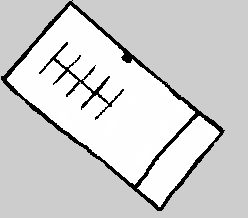
#> input picture src/central_control/camera_tools/first_map/my_test_map0710.png, 248 x 218 px, given in place of my_test_map0710.pgm, which was not available
$ python test_astar_on_camera_bev.py
#> lines starting #> are read from the running program, lines starting #| are printed output that depends on the picture; after the words box and inside, x2 and y2 are one past the last pixel; in counts of white or black regions, pixels touching at a corner belong together; pictures that were not available may be replaced by others from this repository, and a replacement may not be noted
### src/central_control/path_planning/src/occupancy_grid.py
from collections import deque
import math
from pathlib import Path
from typing import Any

import cv2
import numpy as np
import yaml


class OccupancyGridMap:
    """
    ROS map_server 형식의 PGM + YAML을 읽어서
    경로계획용 occupancy grid로 변환하는 클래스.

    grid 값:
        0   = free
        100 = obstacle
    """

    def __init__(
        self,
        pgm_path: str,
        yaml_path: str,
        block_outside_area: bool = True,
    ) -> None:
        self.pgm_path = Path(pgm_path)
        self.yaml_path = Path(yaml_path)

        if not self.pgm_path.exists():
            raise FileNotFoundError(f"PGM not found: {self.pgm_path}")

        if not self.yaml_path.exists():
            raise FileNotFoundError(f"YAML not found: {self.yaml_path}")

        with self.yaml_path.open("r", encoding="utf-8") as file:
            self.meta: dict[str, Any] = yaml.safe_load(file) or {}

        self.resolution_m = float(self.meta.get("resolution", 0.01))
        self.resolution_cm = self.resolution_m * 100.0
        self.origin = self.meta.get("origin", [0.0, 0.0, 0.0])
        self.occupied_thresh = float(self.meta.get("occupied_thresh", 0.65))
        self.free_thresh = float(self.meta.get("free_thresh", 0.196))
        self.block_outside_area = block_outside_area
        self.obstacle_threshold = 50

        self.raw = cv2.imread(str(self.pgm_path), cv2.IMREAD_GRAYSCALE)

        if self.raw is None:
            raise RuntimeError(f"Failed to read PGM: {self.pgm_path}")

        self.height, self.width = self.raw.shape
        self.grid = self._convert_to_occupancy(self.raw)
        if self.block_outside_area:
            self.grid = self._block_outside_area(self.grid)
        # Inflation is generated on demand so the original occupancy data remains intact.
        self.inflated_grid: np.ndarray | None = None
        self.inflation_radius_cells: int | None = None

    def _convert_to_occupancy(self, img: np.ndarray) -> np.ndarray:
        """
        PGM gray image를 binary occupancy grid로 변환.
        일반 ROS map:
            검은색에 가까움 = occupied
            흰색에 가까움 = free
        """
        grid = np.zeros_like(img, dtype=np.uint8)

        # 이 단계에서는 ROS 확률 계산 대신 명세의 고정 밝기 기준을 사용한다.
        grid[img < 100] = 100

        # 나머지는 free
        grid[img >= 100] = 0

        return grid

    def _block_outside_area(
        self,
        grid: np.ndarray,
        kernel_size: int = 5,
        iterations: int = 2,
    ) -> np.ndarray:
        """Mark border-connected free space as an outside obstacle.

        Morphological closing is applied only to the temporary detection mask. This
        seals small breaks in the outer wall without thickening parking lines or
        walls in the final occupancy grid.
        """
        obstacle_mask = (grid >= self.obstacle_threshold).astype(np.uint8)
        kernel = np.ones((kernel_size, kernel_size), dtype=np.uint8)
        obstacle_closed = cv2.morphologyEx(
            obstacle_mask,
            cv2.MORPH_CLOSE,
            kernel,
            iterations=iterations,
        )
        free_for_fill = obstacle_closed == 0
        height, width = free_for_fill.shape
        outside = np.zeros((height, width), dtype=np.uint8)
        queue: deque[tuple[int, int]] = deque()

        # Flood fill must start from every free border pixel because the outside
        # region can be split into several components by walls touching the border.
        border_points = (
            [(x, 0) for x in range(width)]
            + [(x, height - 1) for x in range(width)]
            + [(0, y) for y in range(1, height - 1)]
            + [(width - 1, y) for y in range(1, height - 1)]
        )
        for x, y in border_points:
            if free_for_fill[y, x] and outside[y, x] == 0:
                outside[y, x] = 1
                queue.append((x, y))

        while queue:
            x, y = queue.popleft()
            for nx, ny in ((x - 1, y), (x + 1, y), (x, y - 1), (x, y + 1)):
                if (
                    0 <= nx < width
                    and 0 <= ny < height
                    and free_for_fill[ny, nx]
                    and outside[ny, nx] == 0
                ):
                    outside[ny, nx] = 1
                    queue.append((nx, ny))

        # Preserve all original obstacles and add only detected outside cells.
        final_grid = grid.copy()
        final_grid[outside == 1] = 100
        return final_grid

    def get_grid(self) -> np.ndarray:
        """Return the binary occupancy grid (0: free, 100: obstacle)."""
        return self.grid

    def inflate_obstacles(
        self, radius_cm: float, resolution_cm: float | None = None
    ) -> np.ndarray:
        """Return a grid whose obstacles are expanded by the requested safe radius."""
        if radius_cm < 0:
            raise ValueError("radius_cm must be zero or positive")
        effective_resolution = self.resolution_cm if resolution_cm is None else resolution_cm
        if effective_resolution <= 0:
            raise ValueError("resolution_cm must be positive")

        # Rounding upward guarantees the requested physical clearance is not reduced.
        radius_cells = int(math.ceil(radius_cm / effective_resolution))
        kernel_size = 2 * radius_cells + 1
        kernel = cv2.getStructuringElement(
            cv2.MORPH_ELLIPSE, (kernel_size, kernel_size)
        )
        obstacle_mask = (self.grid >= self.obstacle_threshold).astype(np.uint8)
        inflated_mask = cv2.dilate(obstacle_mask, kernel, iterations=1)

        inflated_grid = np.zeros_like(self.grid, dtype=np.uint8)
        inflated_grid[inflated_mask > 0] = 100
        self.inflated_grid = inflated_grid
        self.inflation_radius_cells = radius_cells
        return inflated_grid

    # [37 lines left out: functions save_debug_image, save_inflated_debug_image, print_info, not called in this run]

### src/central_control/path_planning/scripts/test_astar.py
"""Load the LiDAR map, run A*, and save the planned path visualization."""

from collections import deque
from pathlib import Path
import sys

import numpy as np
import yaml

PROJECT_ROOT = Path(__file__).resolve().parents[1]
sys.path.append(str(PROJECT_ROOT / "src"))

from astar_planner import AStarPlanner  # noqa: E402
from occupancy_grid import OccupancyGridMap  # noqa: E402
from visualization import draw_grid_with_path, draw_inflation_comparison  # noqa: E402

GridPoint = tuple[int, int]


def resolve_map_image(pgm_path: Path, yaml_path: Path) -> Path:
    """Use the requested PGM, or the image declared by YAML when PGM is absent."""
    if pgm_path.exists():
        return pgm_path
    with yaml_path.open("r", encoding="utf-8") as file:
        image_name = (yaml.safe_load(file) or {}).get("image")
    yaml_image = yaml_path.parent / image_name if image_name else None
    if yaml_image is not None and yaml_image.exists():
        print(f"PGM not found; using YAML map image instead: {yaml_image}")
        return yaml_image
    return pgm_path


def find_nearest_free(
    grid: np.ndarray, point: GridPoint, max_radius: int = 30
) -> GridPoint:
    """Find the nearest free in-bounds cell around point using square rings."""
    height, width = grid.shape
    px = min(max(point[0], 0), width - 1)
    py = min(max(point[1], 0), height - 1)

    for radius in range(max_radius + 1):
        candidates: list[GridPoint] = []
        for y in range(max(0, py - radius), min(height, py + radius + 1)):
            for x in range(max(0, px - radius), min(width, px + radius + 1)):
                # Inspect only the current square ring, avoiding repeated inner cells.
                if max(abs(x - px), abs(y - py)) == radius and grid[y, x] < 50:
                    candidates.append((x, y))
        if candidates:
            return min(candidates, key=lambda p: (p[0] - px) ** 2 + (p[1] - py) ** 2)

    raise ValueError(f"No free cell found within radius {max_radius} of {point}")


def find_nearest_reachable_free(
    grid: np.ndarray, start: GridPoint, point: GridPoint
) -> GridPoint:
    """Return the cell in start's free component that is closest to point."""
    height, width = grid.shape
    queue: deque[GridPoint] = deque([start])
    visited = np.zeros(grid.shape, dtype=bool)
    visited[start[1], start[0]] = True
    reachable: list[GridPoint] = []

    while queue:
        x, y = queue.popleft()
        reachable.append((x, y))
        for nx, ny in ((x - 1, y), (x + 1, y), (x, y - 1), (x, y + 1)):
            if (
                0 <= nx < width
                and 0 <= ny < height
                and not visited[ny, nx]
                and grid[ny, nx] < 50
            ):
                visited[ny, nx] = True
                queue.append((nx, ny))

    if not reachable:
        raise ValueError(f"No reachable free cell from start {start}")

    # A nearby but wall-separated free cell is not a valid goal. Restricting the
    # adjustment to this component prevents A* from being asked for an impossible path.
    return min(
        reachable,
        key=lambda p: ((p[0] - point[0]) ** 2 + (p[1] - point[1]) ** 2, p[1], p[0]),
    )


# [64 lines left out: function main, not called in this run]


# [2 lines that do not run on import are left out]

### src/central_control/path_planning/src/astar_planner.py
"""Two-dimensional A* search on a binary occupancy grid."""

from dataclasses import dataclass
import heapq
import math
from typing import Iterable

import numpy as np

GridPoint = tuple[int, int]


@dataclass(frozen=True)
class AStarResult:
    """A* result containing a start-to-goal path and its movement cost."""

    path: list[GridPoint]
    total_cost: float
    success: bool


class AStarPlanner:
    """Plan a shortest collision-free path using 4- or 8-connected motion."""

    def __init__(
        self,
        grid: np.ndarray,
        allow_diagonal: bool = True,
        prevent_corner_cutting: bool = True,
        obstacle_threshold: int = 50,
    ) -> None:
        if grid.ndim != 2:
            raise ValueError("grid must be a two-dimensional array")
        self.grid = grid
        self.height, self.width = grid.shape
        self.allow_diagonal = allow_diagonal
        self.prevent_corner_cutting = prevent_corner_cutting
        self.obstacle_threshold = obstacle_threshold

    def plan(self, start: GridPoint, goal: GridPoint) -> AStarResult:
        """Run A* from start to goal; return success=False when no path exists."""
        self._validate_endpoint("start", start)
        self._validate_endpoint("goal", goal)

        if start == goal:
            return AStarResult([start], 0.0, True)

        # The heap may contain stale entries; g_score remains the authoritative cost.
        open_heap: list[tuple[float, float, GridPoint]] = []
        heapq.heappush(open_heap, (self._heuristic(start, goal), 0.0, start))
        came_from: dict[GridPoint, GridPoint] = {}
        g_score: dict[GridPoint, float] = {start: 0.0}
        closed: set[GridPoint] = set()

        while open_heap:
            _, queued_cost, current = heapq.heappop(open_heap)
            if current in closed or queued_cost > g_score[current]:
                continue
            if current == goal:
                path = self._reconstruct_path(came_from, current)
                return AStarResult(path, g_score[current], True)

            closed.add(current)
            for neighbor, move_cost in self._neighbors(current):
                tentative_cost = g_score[current] + move_cost
                if tentative_cost >= g_score.get(neighbor, math.inf):
                    continue
                came_from[neighbor] = current
                g_score[neighbor] = tentative_cost
                priority = tentative_cost + self._heuristic(neighbor, goal)
                heapq.heappush(open_heap, (priority, tentative_cost, neighbor))

        return AStarResult([], math.inf, False)

    def _neighbors(self, point: GridPoint) -> Iterable[tuple[GridPoint, float]]:
        x, y = point
        motions = [(1, 0, 1.0), (-1, 0, 1.0), (0, 1, 1.0), (0, -1, 1.0)]
        if self.allow_diagonal:
            diagonal_cost = math.sqrt(2.0)
            motions.extend(
                [(1, 1, diagonal_cost), (1, -1, diagonal_cost),
                 (-1, 1, diagonal_cost), (-1, -1, diagonal_cost)]
            )

        for dx, dy, cost in motions:
            neighbor = (x + dx, y + dy)
            if not self._in_bounds(neighbor) or self._is_obstacle(neighbor):
                continue
            if dx != 0 and dy != 0 and self.prevent_corner_cutting:
                # Both side cells must be free, otherwise the diagonal clips a corner.
                if self._is_obstacle((x + dx, y)) or self._is_obstacle((x, y + dy)):
                    continue
            yield neighbor, cost

    def _validate_endpoint(self, name: str, point: GridPoint) -> None:
        if not self._in_bounds(point):
            raise ValueError(f"{name} {point} is outside the grid")
        if self._is_obstacle(point):
            raise ValueError(f"{name} {point} is an obstacle")

    def _in_bounds(self, point: GridPoint) -> bool:
        x, y = point
        return 0 <= x < self.width and 0 <= y < self.height

    def _is_obstacle(self, point: GridPoint) -> bool:
        x, y = point
        return bool(self.grid[y, x] >= self.obstacle_threshold)

    @staticmethod
    def _heuristic(first: GridPoint, second: GridPoint) -> float:
        return math.hypot(first[0] - second[0], first[1] - second[1])

    @staticmethod
    def _reconstruct_path(
        came_from: dict[GridPoint, GridPoint], current: GridPoint
    ) -> list[GridPoint]:
        path = [current]
        while current in came_from:
            current = came_from[current]
            path.append(current)
        path.reverse()
        return path

### src/central_control/path_planning/src/visualization.py
"""OpenCV helpers for visualizing occupancy-grid planning results."""

from pathlib import Path
from typing import Sequence

import cv2
import numpy as np

GridPoint = tuple[int, int]
PixelPoint = tuple[float, float]


def draw_visible_polyline(
    image: np.ndarray,
    path_px: Sequence[PixelPoint],
    color: tuple[int, int, int] = (0, 0, 255),
    thickness: int = 3,
) -> int:
    """Draw only consecutive in-bounds path segments and return skipped count."""
    if image.ndim != 3 or image.shape[2] != 3:
        raise ValueError("image must be a three-channel BGR image")
    if thickness <= 0:
        raise ValueError("thickness must be positive")

    height, width = image.shape[:2]
    skipped_count = 0
    current_segment: list[tuple[int, int]] = []
    segments: list[list[tuple[int, int]]] = []

    for x_float, y_float in path_px:
        x, y = int(round(x_float)), int(round(y_float))
        if not (0 <= x < width and 0 <= y < height):
            skipped_count += 1
            # Closing the segment here prevents a line from jumping across the image.
            if current_segment:
                segments.append(current_segment)
                current_segment = []
            continue
        current_segment.append((x, y))
    if current_segment:
        segments.append(current_segment)

    for segment in segments:
        if len(segment) >= 2:
            points = np.asarray(segment, dtype=np.int32).reshape((-1, 1, 2))
            cv2.polylines(image, [points], False, color, thickness)
        elif segment:
            cv2.circle(image, segment[0], max(1, thickness // 2), color, -1)
    return skipped_count


# [66 lines left out: functions draw_grid_with_path, draw_inflation_comparison, not called in this run]


def draw_path_on_image(
    image: np.ndarray,
    path_px: Sequence[PixelPoint],
    start_px: PixelPoint,
    goal_px: PixelPoint,
    save_path: str,
    line_thickness: int = 3,
    point_radius: int = 7,
) -> int:
    """Draw in-bounds path segments on an image and return skipped point count."""
    if image.ndim != 3 or image.shape[2] != 3:
        raise ValueError("image must be a three-channel BGR image")
    if line_thickness <= 0 or point_radius <= 0:
        raise ValueError("line_thickness and point_radius must be positive")

    canvas = image.copy()
    height, width = canvas.shape[:2]

    def to_visible_pixel(point: PixelPoint) -> tuple[int, int] | None:
        x, y = int(round(point[0])), int(round(point[1]))
        return (x, y) if 0 <= x < width and 0 <= y < height else None

    skipped_count = draw_visible_polyline(
        canvas, path_px, color=(0, 0, 255), thickness=line_thickness
    )

    start_visible = to_visible_pixel(start_px)
    goal_visible = to_visible_pixel(goal_px)
    if start_visible is not None:
        cv2.circle(canvas, start_visible, point_radius, (0, 255, 0), -1)
    if goal_visible is not None:
        cv2.circle(canvas, goal_visible, point_radius, (255, 0, 0), -1)

    output_path = Path(save_path)
    output_path.parent.mkdir(parents=True, exist_ok=True)
    if not cv2.imwrite(str(output_path), canvas):
        raise RuntimeError(f"Failed to save path overlay: {output_path}")
    return skipped_count

### src/central_control/path_planning/scripts/test_astar_on_camera_bev.py
"""Project an inflated-grid A* path onto a Camera BEV using rigid registration."""

from pathlib import Path
import sys
from typing import Sequence

import cv2
import numpy as np

SCRIPT_DIR = Path(__file__).resolve().parent
PROJECT_ROOT = SCRIPT_DIR.parent
sys.path.append(str(PROJECT_ROOT / "src"))
sys.path.append(str(SCRIPT_DIR))

from astar_planner import AStarPlanner  # noqa: E402
from occupancy_grid import OccupancyGridMap  # noqa: E402
from test_astar import (  # noqa: E402
    find_nearest_free,
    find_nearest_reachable_free,
    resolve_map_image,
)
from visualization import draw_path_on_image  # noqa: E402

GridPoint = tuple[int, int]
PixelPoint = tuple[float, float]

BEV_WIDTH = 1600
BEV_HEIGHT = 800
INFLATION_RADIUS_CM = 7.0
BEV_IMAGE_CANDIDATES = (
    "bev_result.png",
    "latest_bev.png",
    "camera_bev.png",
    "live_bev.png",
    "undistorted_bev.png",
)


def transform_points_affine(
    points: Sequence[GridPoint], matrix: np.ndarray
) -> list[PixelPoint]:
    """Apply a 2x3 affine matrix to LiDAR/grid points."""
    if matrix.shape != (2, 3):
        raise ValueError(f"Affine matrix must have shape (2, 3), got {matrix.shape}")
    if not points:
        return []

    point_array = np.asarray(points, dtype=np.float32).reshape(-1, 1, 2)
    transformed = cv2.transform(point_array, matrix).reshape(-1, 2)
    return [(float(x), float(y)) for x, y in transformed]


def load_camera_bev(first_map_dir: Path) -> tuple[np.ndarray, Path | None]:
    """Load the first available BEV candidate or return a white 1600x800 canvas."""
    for filename in BEV_IMAGE_CANDIDATES:
        candidate = first_map_dir / filename
        if not candidate.exists():
            continue
        image = cv2.imread(str(candidate), cv2.IMREAD_COLOR)
        if image is None:
            print(f"WARNING: Failed to read BEV image candidate: {candidate}")
            continue
        return image, candidate

    blank = np.full((BEV_HEIGHT, BEV_WIDTH, 3), 255, dtype=np.uint8)
    return blank, None


def main() -> None:
    """Plan in LiDAR coordinates and project the result onto Camera BEV pixels."""
    first_map_dir = PROJECT_ROOT.parent / "camera_tools" / "first_map"
    pgm_path = first_map_dir / "my_test_map0710.pgm"
    yaml_path = first_map_dir / "my_test_map0710.yaml"
    registration_path = first_map_dir / "camera_to_lidar_rigid_registration.npz"

    if not registration_path.exists():
        raise FileNotFoundError(f"Registration NPZ not found: {registration_path}")
    with np.load(registration_path) as registration:
#> (reads src/central_control/camera_tools/first_map/camera_to_lidar_rigid_registration.npz from the repository)
        if "affine_matrix" not in registration:
            raise KeyError(f"affine_matrix is missing from {registration_path}")
        lidar_from_camera = registration["affine_matrix"].astype(np.float32)
        if lidar_from_camera.shape != (2, 3):
            raise ValueError(
                f"affine_matrix must have shape (2, 3), got {lidar_from_camera.shape}"
            )
        rmse_cm = float(registration["rmse_cm"]) if "rmse_cm" in registration else float("nan")

    # Stored registration maps Camera BEV -> LiDAR, so path projection needs its inverse.
    camera_from_lidar = cv2.invertAffineTransform(lidar_from_camera)
    print(f"Loaded NPZ path: {registration_path}")
    print("Affine matrix (Camera BEV -> LiDAR):")
    print(lidar_from_camera)
    print("Inverse affine matrix (LiDAR -> Camera BEV):")
    print(camera_from_lidar)
    print(f"RMSE: {rmse_cm:.3f} cm")

    bev_image, selected_bev_path = load_camera_bev(first_map_dir)
    if selected_bev_path is None:
        print("WARNING: No Camera BEV image candidate found; using a blank 1600x800 image.")
        print("Selected BEV image path: <blank image>")
    else:
        print(f"Selected BEV image path: {selected_bev_path}")
#| Selected BEV image path: src/central_control/camera_tools/first_map/camera_bev.png
    bev_height, bev_width = bev_image.shape[:2]
    print(f"BEV image size: {bev_width}x{bev_height}")
#| BEV image size: 1600x800
    if (bev_width, bev_height) != (BEV_WIDTH, BEV_HEIGHT):
        print(
            f"WARNING: Selected BEV image is {bev_width}x{bev_height}, "
            f"expected {BEV_WIDTH}x{BEV_HEIGHT}."
        )

    grid_map = OccupancyGridMap(
        str(resolve_map_image(pgm_path, yaml_path)),
        str(yaml_path),
        block_outside_area=True,
    )
#> in __init__, self.raw is the input picture: shape (218, 248); min 0, max 255, mean 208.5
#> in __init__, `self.grid = self._convert_to_occupancy(self.raw)`:
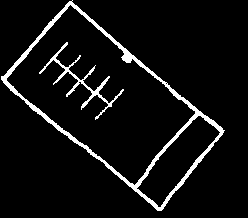
#> self.grid: shape (218, 248); values 0 (black) and 100 (white), 6.3% white; 2 white regions, box (x1, y1, x2, y2) and area: (1, 0, 225, 211) 2738, (39, 42, 124, 120) 665
#> in _block_outside_area, `obstacle_closed = cv2.morphologyEx( obstacle_mask, cv2.MORPH_CLOSE, ke..`:
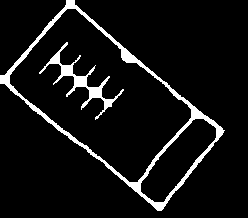
#> obstacle_closed: shape (218, 248); values 0 (black) and 1 (white), 7.2% white; 2 white regions, box (x1, y1, x2, y2) and area: (0, 0, 225, 211) 2941, (39, 42, 124, 120) 939
#> after the loop in _block_outside_area, `for x, y in border_points:`:
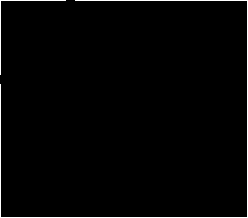
#> outside: shape (218, 248); values 0 (black) and 1 (white), 1.7% white in thin lines or dots
#> after the loop in _block_outside_area, `while queue:`:
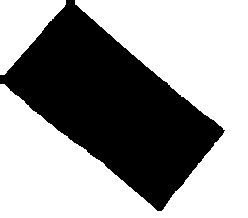
#> outside: shape (218, 248); values 0 (black) and 1 (white), 60.2% white; 1 black region, box (x1, y1, x2, y2) and area: (0, 0, 225, 211) 21544
#> in _block_outside_area, `final_grid[outside == 1] = 100`:
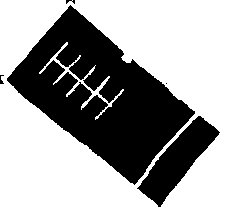
#> final_grid: shape (218, 248); values 0 (black) and 100 (white), 66.4% white; 5 black regions (1 under 20 px), largest, box (x1, y1, x2, y2) and area: (7, 5, 195, 185) 15297, (137, 116, 220, 207) 2803, (66, 0, 75, 4) 20, (0, 75, 4, 84) 20
    grid_map.inflate_obstacles(INFLATION_RADIUS_CM, grid_map.resolution_cm)
#> (the rest of the program and of its run is left out)
